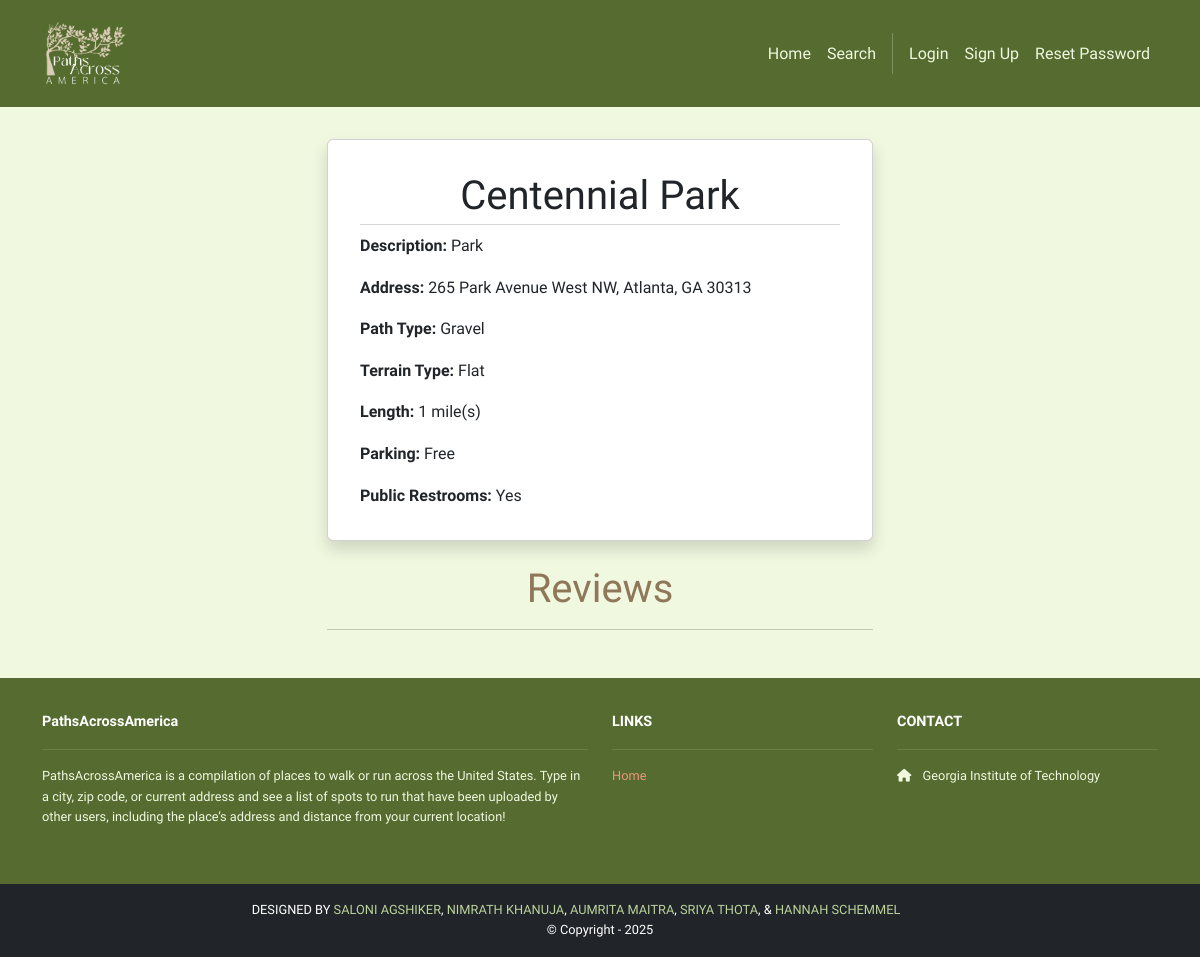
/running_places/2/, run on an earlier commit of the app's database.
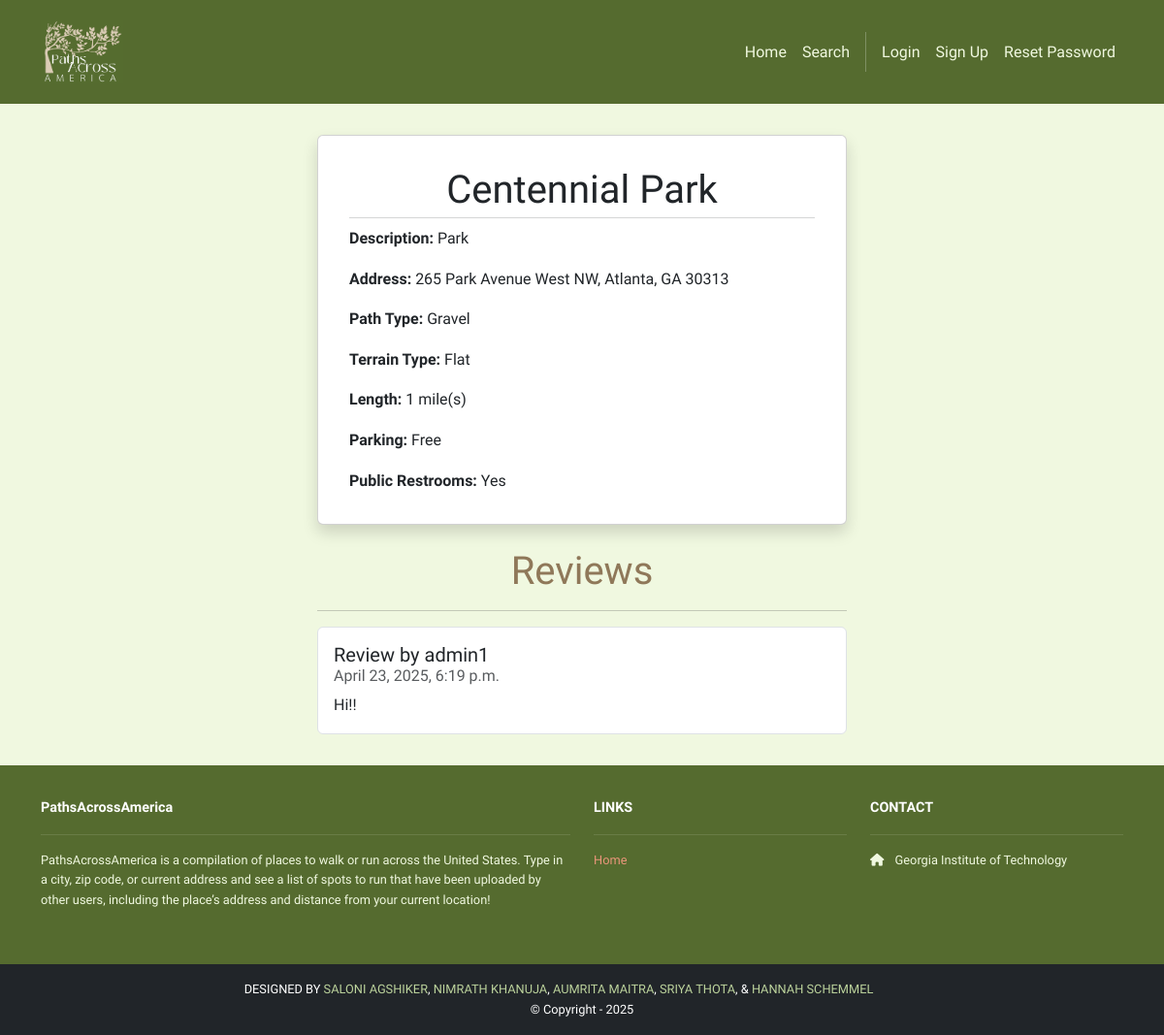
And on a later commit of the database.
### running_places/models.py (models this page shows, shortened)
class Review(models.Model):
    id = models.AutoField(primary_key=True)
    comment = models.CharField(max_length=255)
    date = models.DateTimeField(auto_now_add=True)
    running_place = models.ForeignKey(RunningPlace, on_delete=models.CASCADE)
    user = models.ForeignKey(User, on_delete=models.CASCADE)

### running_places/views.py (the view)
# urls.py: path('<int:id>/', views.show, name='running_places.show'),
def show(request, id):
    place = get_object_or_404(RunningPlace, id=id)
    reviews = Review.objects.filter(running_place=place)
    template_data = {}
    template_data['title'] = place.name
    template_data['running_place'] = place
    template_data['reviews'] = reviews
    context = {
        "path_display": PATH_TYPE_CHOICES.get(place.path_type),
        "terrain_display": TERRAIN_TYPE_CHOICES.get(place.terrain_type),
        "parking_display": PARKING_CHOICES.get(place.parking),
        "restroom_display": RESTROOM_CHOICES.get(place.restroom),
    }
    return render(request, 'running_places/show.html', {
        'template_data': template_data, 'context': context
    })

### running_places/templates/running_places/show.html (shortened to what this page needs)
{% extends 'base.html' %}
{% block content %}
{% load static %}
<div class="p-3">
  <div class="container">
    <div class="row mt-3">
      <div class="col-md-6 mx-auto mb-3">
        <div class="card shadow p-3 mb-4 rounded">
          <div class="card-body">
            <h2 class="card-title">{{ template_data.running_place.name }}</h2>
            <hr class="card-subtitle mb-2 text-muted" />
            <p class="card-text"><b>Description:</b> {{template_data.running_place.description}}</p>
            <p class="card-text"><b>Address:</b> {{template_data.running_place.address}}</p>
            <p class="card-text"><b>Path Type:</b> {{ context.path_display }}</p>
            <p class="card-text"><b>Terrain Type:</b> {{ context.terrain_display }}</p>
            <p class="card-text"><b>Length:</b> {{template_data.running_place.length}} mile(s)</p>
            <p class="card-text"><b>Parking:</b> {{ context.parking_display }}</p>
            <p class="card-text"><b>Public Restrooms:</b> {{ context.restroom_display }}</p>
          </div>
        </div>
        <h2>Reviews</h2>
        <hr />
        <ul class="list-group">
          {% for review in template_data.reviews %}
          <li class="list-group-item pb-3 pt-3">
            <h5 class="card-title">
              Review by {{ review.user.username }}
            </h5>
            <h6 class="card-subtitle mb-2 text-muted">
              {{ review.date }}
            </h6>
            <p class="card-text">{{ review.comment }}</p>
          </li>
          {% endfor %}
        </ul>
      </div>
    </div>
  </div>
</div>
{% endblock content %}

What changed in the data, as far as the page shows it:
added Review: user.username "admin1", date "April 23, 2025, 6:19 p.m.", comment "Hi!!"
